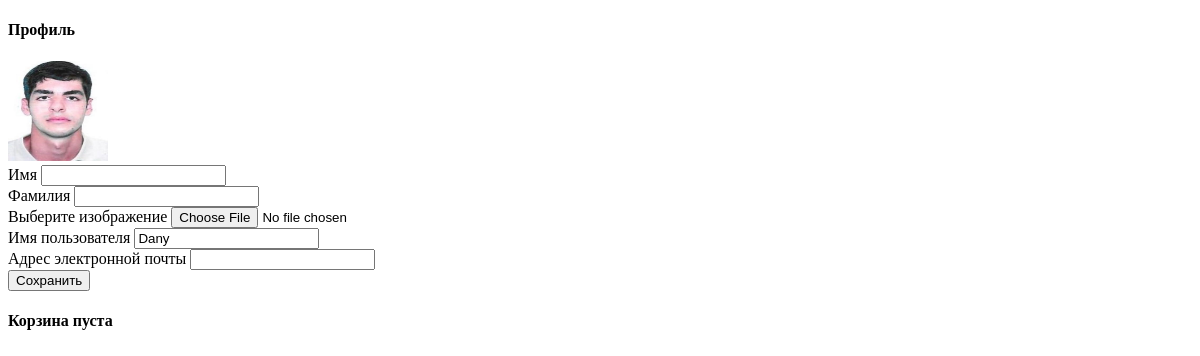
/users/profile/ (signed in), run on an earlier commit of the app's database.
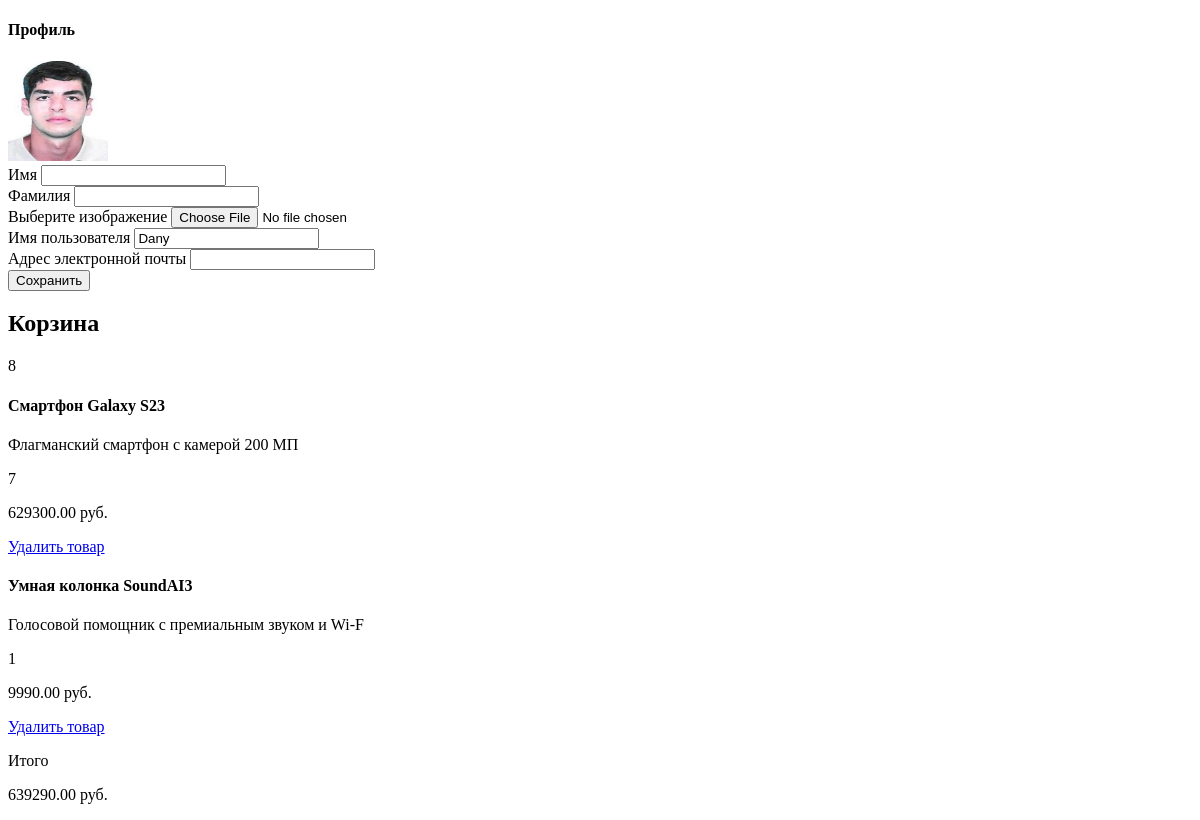
And on a later commit of the database.
### products/models.py (models this page shows, shortened)
class Basket(models.Model):
    user = models.ForeignKey(to=User, on_delete=models.CASCADE)
    product = models.ForeignKey(to=Product, on_delete=models.CASCADE)
    quantity = models.PositiveSmallIntegerField(default=0)
    created_timestamp = models.DateTimeField(auto_now_add=True)
    def sum(self):
        return self.product.price * self.quantity

class Product(models.Model):
    name = models.CharField(max_length=256)
    description = models.TextField()
    price = models.DecimalField(max_digits=10, decimal_places=2)
    quantity = models.PositiveIntegerField(default=0)
    image = models.ImageField(upload_to='products_images')
    category = models.ForeignKey(to=ProductsCategory, on_delete=models.CASCADE)

### users/views.py (the view)
# urls.py: path('profile/', profile, name='profile'),
@login_required
def profile(request):
    if request.method == 'POST':
        form = UserProfileForm(instance=request.user, data=request.POST, files=request.FILES)
        if form.is_valid():
            form.save()
            return redirect("users:profile")
    else:
        form = UserProfileForm(instance=request.user)
    baskets = Basket.objects.filter(user=request.user)
    total_sum = sum(basket.sum() for basket in baskets)
    total_quantity = sum(basket.quantity for basket in baskets)
    context = {
        'form' : form,
        'baskets' : Basket.objects.filter(user=request.user),
        'total_sum' : total_sum,
        'total_quantity' : total_quantity,
        }
    return render(request, 'users/profile.html', context)

### users/forms.py
class UserProfileForm(UserChangeForm):
    first_name = forms.CharField(widget=forms.TextInput())
    last_name = forms.CharField(widget=forms.TextInput())
    image = forms.ImageField(widget=forms.FileInput(), required=False)
    username = forms.CharField(widget=forms.TextInput(attrs={'readonly' : True}))
    email = forms.EmailField(widget=forms.EmailInput(attrs={'readonly' : True}))
    class Meta:
        model = User
        fields = ('first_name', 'last_name', 'image', 'username', 'email')

### users/templates/users/profile.html (shortened to what this page needs)
{% extends "users/base.html" %} {% load static %} {% block content %}
<div class="header-bar">
  <h4>Профиль</h4>
</div>
<div>
  <img
    src="{% if user.image and user.image.url %}{{ user.image.url }}
    {% else %}{% static 'vendor/img/users/default_avatar.jpg' %}{% endif %}" height="100" width="100"
  />
</div>
<form action="{% url 'users:profile' %}" method="post" enctype="multipart/form-data">
  <div>
    <label for="{{ form.first_name.id_for_label }}">Имя</label>
    {{ form.first_name }}
  </div>
  <div>
    <label for="{{ form.last_name.id_for_label }}">Фамилия</label>
    {{ form.last_name }}
  </div>
  <div>
    <label for="{{ form.image.id_for_label }}">Выберите изображение</label>
    {{ form.image }}
  </div>
  <div>
    <label for="{{ form.username.id_for_label }}">Имя пользователя</label>
    {{ form.username }}
  </div>
  <div>
    <label for="{{ form.email.id_for_label }}">Адрес электронной почты</label>
    {{ form.email }}
  </div>
  <div><button type="submit">Сохранить</button></div>
</form>
<div>{% include 'products/baskets.html' %}</div>
{% endblock %}

### products/templates/products/baskets.html
{% if baskets %}
<div>
    <h2>Корзина</h2>
    <p>{{ total_quantity }}</p>
</div>
{% for basket in baskets %}
<div>
    <h4><strong>{{ basket.product.name }}</strong></h4>
    <p>{{ basket.product.description }}</p>
    <p>{{ basket.quantity }}</p>
    <p>{{ basket.sum }} руб.</p>
    <a href="{% url 'products:basket_remove' basket.id %}">Удалить товар</a>
</div>
{% endfor %}
<div>
    <p>Итого</p>
    <p>{{ total_sum }} руб.</p>
</div>
{% else %}
<h4>Корзина пуста</h4>
{% endif %}

What changed in the data, as far as the page shows it:
added Basket: product.name "Смартфон Galaxy S23", product.description "Флагманский смартфон с камерой 200 МП", quantity "7", sum "629300.00"
added Basket: product.name "Умная колонка SoundAI3", product.description "Голосовой помощник с премиальным звуком и Wi-F", quantity "1", sum "9990.00"
Also different on the page:
{{ total_quantity }}: (not shown) → "8"
{{ total_sum }}: (not shown) → "639290.00"
text no longer shown: "Корзина пуста"
text now shown: "Корзина Итого руб."
